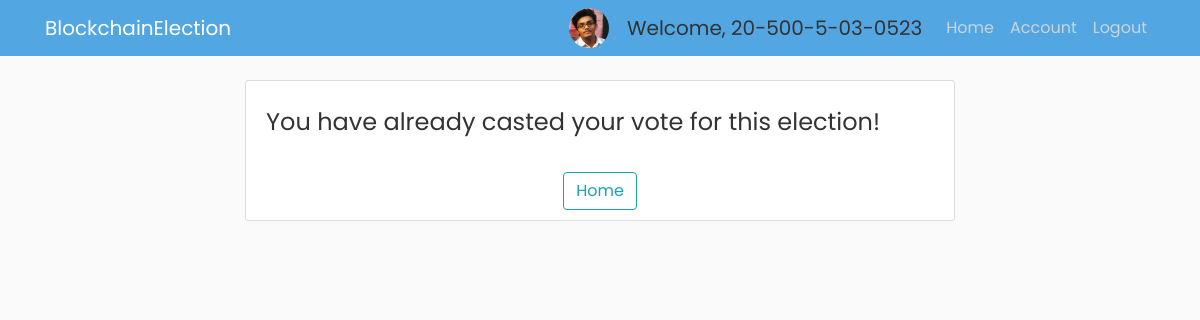
The page /election/E3/view (signed in) on the database its author committed.
### app/models.py (models this page shows, shortened)
class Voter(db.Model, UserMixin):
    id = db.Column(db.Integer, primary_key=True)
    cin = db.Column(db.String(30), unique=True, nullable=False)
    name = db.Column(db.String(255), nullable=False)
    email = db.Column(db.String(30), unique=True, nullable=False)
    dept = db.Column(db.String(4), db.ForeignKey('department.dept_code'), nullable=False)
    imagefile = db.Column(db.String(20), nullable=False, default='default.jpg')
    password = db.Column(db.String(60), nullable=False)
    join_year = db.Column(db.Integer, nullable=False, default=2016)
    is_admin = db.Column(db.Boolean, default=False, nullable=False)

### app/routes.py (the view, shortened to what this page needs)
@app.route("/election/<id>/view", methods=['GET', 'POST'])
@login_required
def view_election(id):
    curr_election = Election.query.where(Election.election_id==id).first()
    if curr_election.election_state == 'upcoming':
        bg_color_election_state = "bg-primary"
    elif curr_election.election_state == 'ongoing':
        bg_color_election_state = "bg-warning"
    elif curr_election.election_state == "over":
        bg_color_election_state = "bg-info"
    elif curr_election.election_state == "past":
        bg_color_election_state = "bg-success"
    elif curr_election.election_state == "counting_finished":
        bg_color_election_state = "bg-danger"
    if current_user.is_admin and curr_election.election_state == 'upcoming':
        form = NewElectionForm(obj=curr_election)
        if form.validate_on_submit():
            if form.submit.data:
                curr_election.election_title = form.election_title.data
                curr_election.start_date=form.start_date.data
                curr_election.max_attempt=form.max_attempt.data
                curr_election.public_key=form.public_key.data
                db.session.commit()
                flash('Election Modified Successfully!', 'success')
                return redirect(url_for('gen_voter_list', election_id=curr_election.election_id))
            elif form.generate_keys.data:
                pubkey, privkey = paillier.generate_key_pair()
                pubkey_json = json.loads(pubkey)
                privkey_json = json.loads(privkey)
                form.public_key.data = pubkey_json["n"]
                form.private_key_p.data = privkey_json["p"]
                form.private_key_q.data = privkey_json["q"]
                return render_template("modify_election.html", private_key=privkey, election_id=curr_election.election_id, bg_color_election_state=bg_color_election_state, election_state=curr_election.election_state, title="Modify Election", form=form)
            elif form.delete_election.data:
                Election.query.filter_by(election_id=curr_election.election_id).delete()
                db.session.commit()
                flash('Successfully Deleted that Election!', 'success')
                return redirect(url_for('home'))
        else:
            return render_template("modify_election.html", election_id=curr_election.election_id, bg_color_election_state=bg_color_election_state, election_state=curr_election.election_state,title="Modify Election", form=form)
    elif curr_election.election_state == 'past':
        return "Summary page"
    elif not current_user.is_admin and curr_election.election_state == 'ongoing':
        is_voter_list_generated = Voter_List.query.filter_by(election_id=curr_election.election_id).first()
        is_candidate_list_generated = CandidateList.query.filter_by(election_id=curr_election.election_id).first()
        if not is_voter_list_generated:
            return render_template("voterlist_not_generated.html", voter_id=current_user.id, election_title=curr_election.election_title, start_date=curr_election.start_date, election_state=curr_election.election_state)
        else:
            is_voter_in_voter_list = Voter_List.getVoterRecord(curr_election.election_id, current_user.id)
            if not is_voter_in_voter_list:
                return render_template("voter_not_in_voterlist.html", voter_id=current_user.id)
            elif not is_candidate_list_generated:
                return render_template("candidatelist_not_generated.html", voter_id=current_user.id, election_title=curr_election.election_title, start_date=curr_election.start_date, election_state=curr_election.election_state)
            else:
                if is_voter_in_voter_list.is_registered == False:
                    return render_template("register_for_vote.html", election_id=curr_election.election_id, election_title=curr_election.election_title, start_date=curr_election.start_date, election_state=curr_election.election_state)
                else:
                    already_casted = Casted_Vote.query.filter_by(election_id=curr_election.election_id, id=current_user.id).first()
                    if already_casted:
                        return render_template("already_casted_vote.html")
                    else:
                        return redirect(url_for("cast_vote", election_id=curr_election.election_id))
    elif not current_user.is_admin and curr_election.election_state == 'over' or curr_election.election_state == 'counting_finished':
        return "Results are yet to be published"

### app/models.py (called while the page is built)
@login_manager.user_loader
def load_user(user_id):
    return Voter.query.get(int(user_id))

    @classmethod
    def getVoterRecord(cls, election_id, voter_id):
        return Voter_List.query.filter_by(id=voter_id, election_id = election_id).first()

### app/routes.py (called while the page is built)
@app.after_request
def after_request(response):
    response.headers["Cache-Control"] = "no-store, no-cache, must-revalidate, post-check=0, pre-check=0"
    return response

### app/templates/already_casted_vote.html
{% extends 'home_base.html' %}
{% block content %}
<div class="content-section">
    <div class="spacing"><span class="spn">You have already casted your vote for this election!</span></div>
    <center class="top-space">
        <a class="btn btn-outline-info" href="{{ url_for('voter') }}">Home</a>
    </center>
</div>
{% endblock %}

### app/templates/navbar.html (shortened to what this page needs)
<header class="site-header">
  <nav class="navbar navbar-expand-md navbar-dark bg-steel fixed-top">
    <div class="container">
      <a class="navbar-brand mr-4" href="{{ url_for('home') }}">BlockchainElection</a>
      <div class="collapse navbar-collapse" id="navbarToggle">
        <div class="navbar-nav ml-auto">
          {% if current_user.is_admin %}
          <img class="rounded-circle account-img-small" src="/static/profile_pics/{{ current_user.imagefile }}">
          <a class="navbar-brand disabled ml-2" style="cursor: default;">Welcome, {{ current_user.cin }}</a>
          {% raw %}
          {% endraw %}
          <a class="nav-item nav-link" href="{{ url_for('admin') }}">Home</a>
          <a class="nav-item nav-link" href="{{ url_for('account') }}">Account</a>
          <a class="nav-item nav-link" href="{{ url_for('logout') }}">Logout</a>
          {% elif current_user.is_authenticated %}
          <img class="rounded-circle account-img-small" src="/static/profile_pics/{{ current_user.imagefile }}">
          <a class="navbar-brand disabled ml-2" style="cursor: default;">Welcome, {{ current_user.cin }}</a>
          <a class="nav-item nav-link" href="{{ url_for('voter') }}">Home</a>
          <a class="nav-item nav-link" href="{{ url_for('account') }}">Account</a>
          <a class="nav-item nav-link" href="{{ url_for('logout') }}">Logout</a>
          {% else %}
            <a class="nav-item nav-link" href="{{ url_for('login') }}">Login</a>
            <a class="nav-item nav-link" href="{{ url_for('register') }}">Register</a>
          {% endif %}
        </div>
      </div>
    </div>
  </nav>
</header>

### app/static/main.css (style rules this page uses)
body { background: #fafafa; color: #333333; margin-top: 5rem; font-family: "Poppins", sans-serif; }
.bg-steel { background-color: #52a6e2; }
.site-header .navbar-nav .nav-link { color: #cbd5db; }
.content-section { background: #ffffff; padding: 10px 20px; border: 1px solid #dddddd; border-radius: 3px; margin-bottom: 20px; }
.account-img-small { height: 40px; width: 40px; margin-right: 10px; }
.spacing { padding-top: 2%; }
.spn { font-size: 1.5rem; }
.top-space { margin-top: 2rem; }

### rows shown on the page
Voter: imagefile (picture), cin "20-500-5-03-0523"
